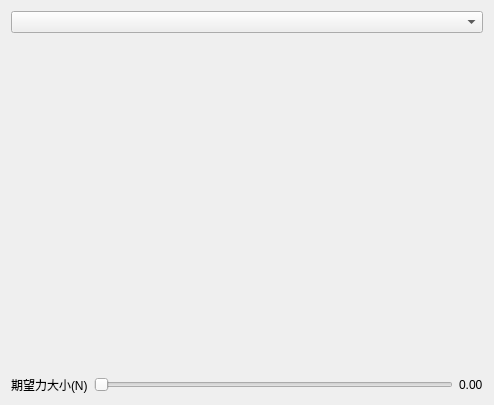
<?xml version="1.0" encoding="UTF-8"?>
<ui version="4.0">
 <class>ProfileCurveWidget</class>
 <widget class="QWidget" name="ProfileCurveWidget">
  <property name="geometry">
   <rect>
    <x>0</x>
    <y>0</y>
    <width>494</width>
    <height>405</height>
   </rect>
  </property>
  <property name="windowTitle">
   <string>Form</string>
  </property>
  <layout class="QGridLayout" name="gridLayout">
   <item row="2" column="2">
    <widget class="QLabel" name="dTorVal">
     <property name="sizePolicy">
      <sizepolicy hsizetype="Fixed" vsizetype="Preferred">
       <horstretch>0</horstretch>
       <verstretch>0</verstretch>
      </sizepolicy>
     </property>
     <property name="text">
      <string>0.00</string>
     </property>
    </widget>
   </item>
   <item row="2" column="1">
    <widget class="QSlider" name="dTorSlider">
     <property name="maximum">
      <number>400</number>
     </property>
     <property name="value">
      <number>0</number>
     </property>
     <property name="orientation">
      <enum>Qt::Horizontal</enum>
     </property>
    </widget>
   </item>
   <item row="2" column="0">
    <widget class="QLabel" name="label_2">
     <property name="text">
      <string>期望力大小(N)</string>
     </property>
    </widget>
   </item>
   <item row="1" column="0" colspan="3">
    <widget class="QtCharts::QChartView" name="figure" native="true"/>
   </item>
   <item row="0" column="0" colspan="3">
    <widget class="QComboBox" name="comboBox">
     <property name="editable">
      <bool>false</bool>
     </property>
     <property name="currentText">
      <string/>
     </property>
     <property name="currentIndex">
      <number>-1</number>
     </property>
    </widget>
   </item>
  </layout>
 </widget>
 <customwidgets>
  <customwidget>
   <class>QtCharts::QChartView</class>
   <extends>QWidget</extends>
   <header location="global">QChartView</header>
   <container>1</container>
  </customwidget>
 </customwidgets>
 <resources/>
 <connections/>
</ui>
